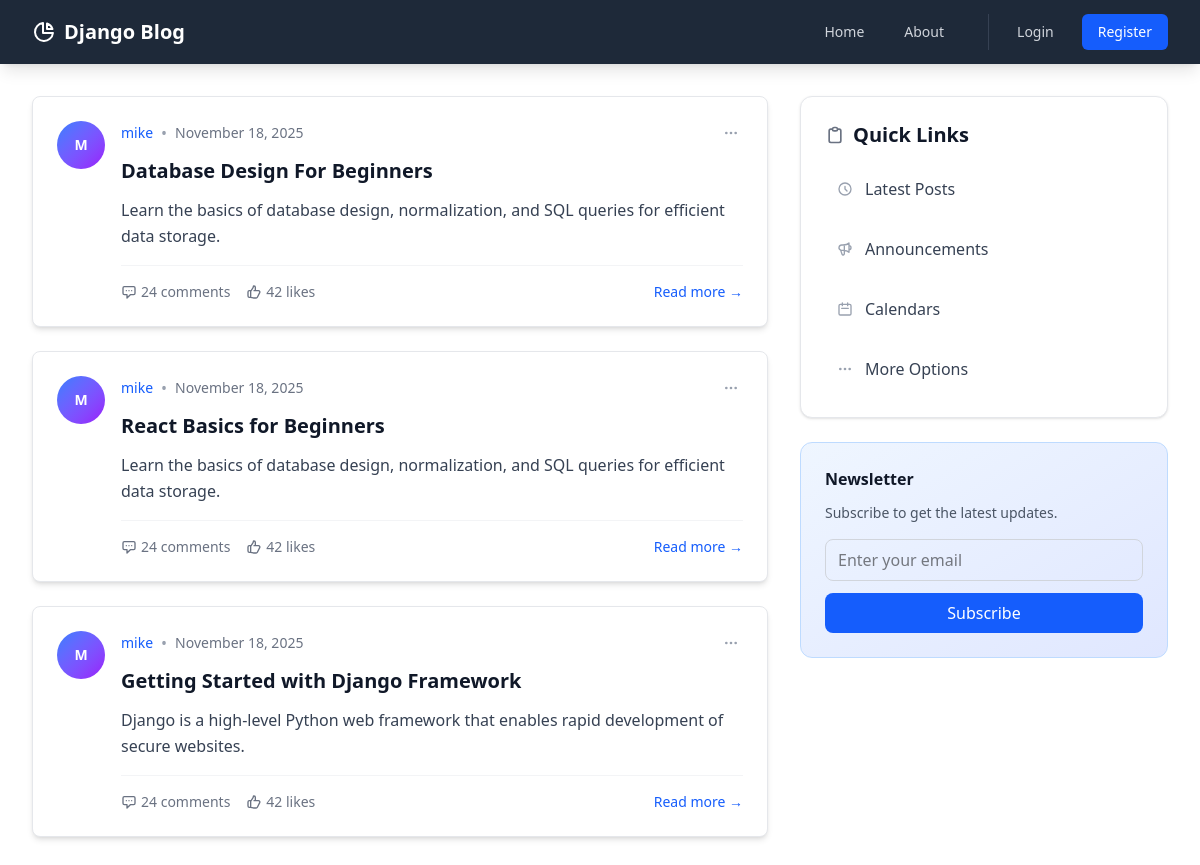
The page / on the database its author committed.
### main_app/models.py (models this page shows, shortened)
class Post(models.Model):
    title =  models.CharField(max_length=200)
    content =  models.TextField(max_length=500)
    date_posted =  models.DateField(default=timezone.now)
    author = models.ForeignKey(User, on_delete=models.CASCADE)

### main_app/views.py (the view)
# urls.py: 2. Add a URL to urlpatterns:  path('', views.home, name='home')
def home(request):
    context = {
        'posts':Post.objects.all()
    }
    return render(request, "home.html", context)

### templates/home.html (shortened to what this page needs)
{% extends "base.html" %}
{% block content %}
    {%for post in posts%}
<article class="bg-white rounded-lg shadow-md border border-gray-200 p-6 mb-6 hover:shadow-lg transition-shadow duration-300">
  <div class="flex items-start space-x-4">
    <div class="flex-shrink-0">
      <div class="w-12 h-12 bg-gradient-to-br from-blue-500 to-purple-600 rounded-full flex items-center justify-center text-white font-bold text-sm">
        {{ post.author.username|first|upper }}
      </div>
    </div>
    <div class="flex-1 min-w-0">
      <div class="flex items-center justify-between mb-3">
        <div class="flex items-center space-x-2">
          <a href="#" class="text-blue-600 hover:text-blue-800 font-medium text-sm transition-colors">
            {{ post.author }}
          </a>
          <span class="text-gray-400">•</span>
          <time class="text-gray-500 text-sm" datetime="{{ post.date_posted|date:'c' }}">
            {{ post.date_posted|date:"F d, Y" }}
          </time>
        </div>
        <div class="flex space-x-2">
          <button class="text-gray-400 hover:text-blue-500 transition-colors p-1 rounded">
            <svg class="w-4 h-4" fill="none" stroke="currentColor" viewBox="0 0 24 24">
              <path stroke-linecap="round" stroke-linejoin="round" stroke-width="2" d="M5 12h.01M12 12h.01M19 12h.01M6 12a1 1 0 11-2 0 1 1 0 012 0zm7 0a1 1 0 11-2 0 1 1 0 012 0zm7 0a1 1 0 11-2 0 1 1 0 012 0z"/>
            </svg>
          </button>
        </div>
      </div>
      <h2 class="mb-3">
        <a href="#" class="text-xl font-bold text-gray-900 hover:text-blue-700 transition-colors line-clamp-2">
          {{ post.title }}
        </a>
      </h2>
      <div class="prose prose-sm max-w-none">
        <p class="text-gray-700 leading-relaxed line-clamp-3">
          {{ post.content }}
        </p>
      </div>
      <div class="flex items-center justify-between mt-4 pt-4 border-t border-gray-100">
        <div class="flex items-center space-x-4 text-sm text-gray-500">
          <span class="flex items-center space-x-1">
            <svg class="w-4 h-4" fill="none" stroke="currentColor" viewBox="0 0 24 24">
              <path stroke-linecap="round" stroke-linejoin="round" stroke-width="2" d="M8 10h.01M12 10h.01M16 10h.01M9 16H5a2 2 0 01-2-2V6a2 2 0 012-2h14a2 2 0 012 2v8a2 2 0 01-2 2h-5l-5 5v-5z"/>
            </svg>
            <span>24 comments</span>
          </span>
          <span class="flex items-center space-x-1">
            <span>42 likes</span>
          </span>
        </div>
        <a href="#" class="text-blue-600 hover:text-blue-800 text-sm font-medium transition-colors">
          Read more →
        </a>
      </div>
    </div>
  </div>
</article>
    {%endfor%}
{% endblock content%}

### templates/base.html (shortened to what this page needs)
<!DOCTYPE html>
<html lang="en">
  <head>
    <script src="https://cdn.jsdelivr.net/npm/@tailwindcss/browser@4"></script>
  </head>
  <body class="bg-gray-50">
    <header class="site-header">
      <nav class="bg-gray-800 fixed top-0 w-full z-50 shadow-lg">
        <div class="max-w-7xl mx-auto px-4 sm:px-6 lg:px-8">
          <div class="flex justify-between items-center h-16">
            <div class="flex items-center">
              <a href="#" class="text-white text-xl font-bold hover:text-gray-300 transition-colors flex items-center space-x-2">
                <span>Django Blog</span>
              </a>
            </div>
            <div class="hidden md:flex items-center space-x-8">
              <div class="flex items-center space-x-4">
                <a href="#" class="text-gray-300 hover:text-white px-3 py-2 rounded-md text-sm font-medium transition-colors hover:bg-gray-700">
                  Home
                </a>
                <a href="#" class="text-gray-300 hover:text-white px-3 py-2 rounded-md text-sm font-medium transition-colors hover:bg-gray-700">
                  About
                </a>
              </div>
              <div class="flex items-center space-x-4 border-l border-gray-700 pl-4">
                {% if user.is_authenticated %}
                  <a href="#" class="text-gray-300 hover:text-white px-3 py-2 rounded-md text-sm font-medium transition-colors hover:bg-gray-700">
                    Profile
                  </a>
                  <a href="#" class="text-gray-300 hover:text-white px-3 py-2 rounded-md text-sm font-medium transition-colors hover:bg-gray-700">
                    Logout
                  </a>
                {% else %}
                  <a href="#" class="text-gray-300 hover:text-white px-3 py-2 rounded-md text-sm font-medium transition-colors hover:bg-gray-700">
                    Login
                  </a>
                  <a href="#" class="bg-blue-600 hover:bg-blue-700 text-white px-4 py-2 rounded-md text-sm font-medium transition-colors">
                    Register
                  </a>
                {% endif %}
              </div>
            </div>
          </div>
        </div>
      </nav>
    </header>
    <main role="main" class="min-h-screen bg-white pt-16">
      <div class="max-w-7xl mx-auto py-8 px-4 sm:px-6 lg:px-8">
        <div class="flex flex-col lg:flex-row gap-8">
          <div class="lg:w-8/12">
            {% block content %}{% endblock %}
          </div>
          <div class="lg:w-4/12 space-y-6">
            <div class="bg-white rounded-xl shadow-sm border border-gray-200 p-6 sticky top-24">
              <h3 class="text-xl font-bold text-gray-900 mb-4 flex items-center">
                <svg class="w-5 h-5 mr-2 text-gray-500" fill="none" stroke="currentColor" viewBox="0 0 24 24">
                  <path stroke-linecap="round" stroke-linejoin="round" stroke-width="2" d="M9 5H7a2 2 0 00-2 2v12a2 2 0 002 2h10a2 2 0 002-2V7a2 2 0 00-2-2h-2M9 5a2 2 0 002 2h2a2 2 0 002-2M9 5a2 2 0 012-2h2a2 2 0 012 2" />
                </svg>
                Quick Links
              </h3>
              <ul class="space-y-3">
                <li>
                  <a href="#" class="flex items-center text-gray-700 hover:text-blue-600 hover:bg-blue-50 px-3 py-3 rounded-lg transition-all duration-200 group">
                    <svg class="w-4 h-4 mr-3 text-gray-400 group-hover:text-blue-500" fill="none" stroke="currentColor" viewBox="0 0 24 24">
                      <path stroke-linecap="round" stroke-linejoin="round" stroke-width="2" d="M12 8v4l3 3m6-3a9 9 0 11-18 0 9 9 0 0118 0z" />
                    </svg>
                    Latest Posts
                  </a>
                </li>
                <li>
                  <a href="#" class="flex items-center text-gray-700 hover:text-green-600 hover:bg-green-50 px-3 py-3 rounded-lg transition-all duration-200 group">
                    Announcements
                  </a>
                </li>
                <li>
                  <a href="#" class="flex items-center text-gray-700 hover:text-purple-600 hover:bg-purple-50 px-3 py-3 rounded-lg transition-all duration-200 group">
                    <svg class="w-4 h-4 mr-3 text-gray-400 group-hover:text-purple-500" fill="none" stroke="currentColor" viewBox="0 0 24 24">
                      <path stroke-linecap="round" stroke-linejoin="round" stroke-width="2" d="M8 7V3m8 4V3m-9 8h10M5 21h14a2 2 0 002-2V7a2 2 0 00-2-2H5a2 2 0 00-2 2v12a2 2 0 002 2z" />
                    </svg>
                    Calendars
                  </a>
                </li>
                <li>
                  <a href="#" class="flex items-center text-gray-700 hover:text-orange-600 hover:bg-orange-50 px-3 py-3 rounded-lg transition-all duration-200 group">
                    More Options
                  </a>
                </li>
              </ul>
            </div>
            <div class="bg-gradient-to-br from-blue-50 to-indigo-100 rounded-xl p-6 border border-blue-200">
              <h4 class="font-semibold text-gray-900 mb-3">Newsletter</h4>
              <p class="text-gray-600 text-sm mb-4">Subscribe to get the latest updates.</p>
              <div class="space-y-3">
                <input type="email" placeholder="Enter your email" class="w-full px-3 py-2 border border-gray-300 rounded-lg focus:ring-2 focus:ring-blue-500 focus:border-transparent">
                <button class="w-full bg-blue-600 hover:bg-blue-700 text-white py-2 px-4 rounded-lg transition-colors font-medium">
                  Subscribe
                </button>
              </div>
            </div>
          </div>
        </div>
      </div>
    </main>
  </body>
</html>

### rows shown on the page
Post: author.username|first "M", author "mike", date_posted "November 18, 2025", title "Database Design For Beginners", content "Learn the basics of database design, normalization, and SQL queries for efficient data storage."
Post: author.username|first "M", author "mike", date_posted "November 18, 2025", title "React Basics for Beginners", content "Learn the basics of database design, normalization, and SQL queries for efficient data storage."
Post: author.username|first "M", author "mike", date_posted "November 18, 2025", title "Getting Started with Django Framework", content "Django is a high-level Python web framework that enables rapid development of secure websites."
